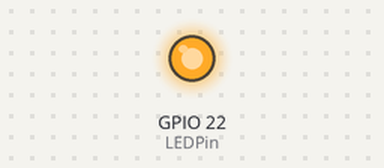
Simulated run of this program. Board: Raspberry Pi (BCM pin numbers). On the bench: output pins drawn as LEDs (lit = HIGH).

Above: at 0.1 s.
Timing chart, 0 to 1.6 s (numbered marks = the images above):
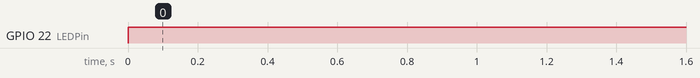

Measured:
- by itself, GPIO 22 (LEDPin): LOW → HIGH at 0.00 s

The program:

LEDOn.py
```python
# Raspberry Pi Tutorial 19 - GPIO Introduction with a(n) LED

import RPi.GPIO as GPIO

GPIO.setmode(GPIO.BCM)

LEDPin = 22

GPIO.setup(LEDPin, GPIO.OUT)

try:
    while True:
        GPIO.output(LEDPin, True)
finally:
    # Reset the GPIO Pins to a safe state
    GPIO.cleanup()
```
